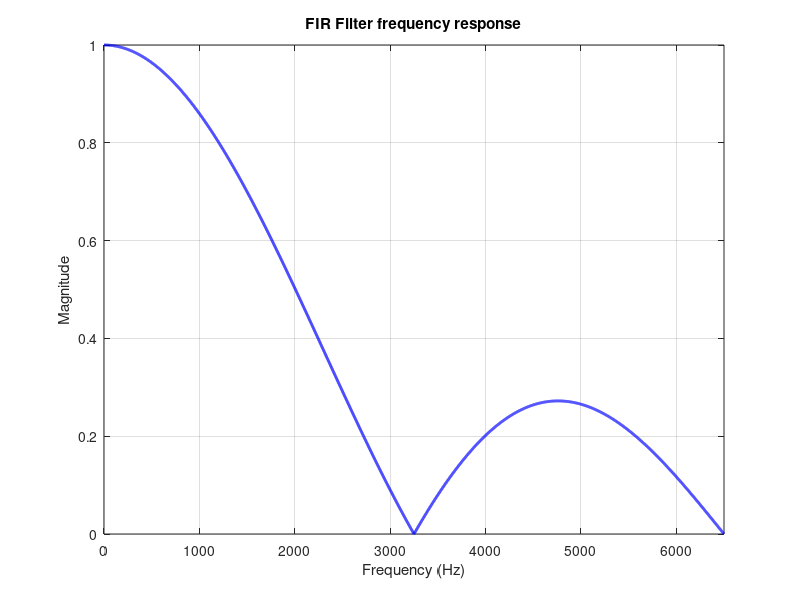

Source code (MATLAB):
clear all;close all;clc;

fs=13000; 

a=4;
b=[1 1 1 1];
c=2^12;
[h,f]=freqz(b,a,c,fs);
plot(f,abs(h),'b-','LineWidth',2)
grid on
title('FIR Filter frequency response')
xlabel('Frequency (Hz)')
ylabel('Magnitude')
axis([0 fs/2 0 1])
hold off